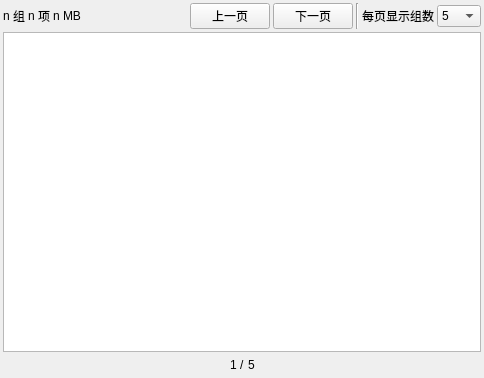
<?xml version="1.0" encoding="UTF-8"?>
<ui version="4.0">
 <class>Form</class>
 <widget class="QWidget" name="Form">
  <property name="geometry">
   <rect>
    <x>0</x>
    <y>0</y>
    <width>484</width>
    <height>378</height>
   </rect>
  </property>
  <property name="windowTitle">
   <string>Form</string>
  </property>
  <layout class="QVBoxLayout" name="verticalLayout" stretch="0,1,0">
   <property name="spacing">
    <number>3</number>
   </property>
   <property name="leftMargin">
    <number>3</number>
   </property>
   <property name="topMargin">
    <number>3</number>
   </property>
   <property name="rightMargin">
    <number>3</number>
   </property>
   <property name="bottomMargin">
    <number>3</number>
   </property>
   <item>
    <layout class="QHBoxLayout" name="horizontalLayout">
     <property name="spacing">
      <number>3</number>
     </property>
     <item>
      <widget class="QLabel" name="label_group_count">
       <property name="text">
        <string>n</string>
       </property>
      </widget>
     </item>
     <item>
      <widget class="QLabel" name="label_4">
       <property name="text">
        <string>组</string>
       </property>
      </widget>
     </item>
     <item>
      <widget class="QLabel" name="label_comic_count">
       <property name="text">
        <string>n</string>
       </property>
      </widget>
     </item>
     <item>
      <widget class="QLabel" name="label_6">
       <property name="text">
        <string>项</string>
       </property>
      </widget>
     </item>
     <item>
      <widget class="QLabel" name="label_size_count">
       <property name="text">
        <string>n</string>
       </property>
      </widget>
     </item>
     <item>
      <widget class="QLabel" name="label_8">
       <property name="text">
        <string>MB</string>
       </property>
      </widget>
     </item>
     <item>
      <spacer name="horizontalSpacer_3">
       <property name="orientation">
        <enum>Qt::Orientation::Horizontal</enum>
       </property>
       <property name="sizeHint" stdset="0">
        <size>
         <width>40</width>
         <height>20</height>
        </size>
       </property>
      </spacer>
     </item>
     <item>
      <widget class="QPushButton" name="pushButton_previous_page">
       <property name="text">
        <string>上一页</string>
       </property>
      </widget>
     </item>
     <item>
      <widget class="QPushButton" name="pushButton_next_page">
       <property name="text">
        <string>下一页</string>
       </property>
      </widget>
     </item>
     <item>
      <widget class="Line" name="line">
       <property name="orientation">
        <enum>Qt::Orientation::Vertical</enum>
       </property>
      </widget>
     </item>
     <item>
      <widget class="QLabel" name="label">
       <property name="text">
        <string>每页显示组数</string>
       </property>
      </widget>
     </item>
     <item>
      <widget class="QComboBox" name="comboBox_show_group_count">
       <item>
        <property name="text">
         <string>5</string>
        </property>
       </item>
       <item>
        <property name="text">
         <string>10</string>
        </property>
       </item>
       <item>
        <property name="text">
         <string>15</string>
        </property>
       </item>
       <item>
        <property name="text">
         <string>20</string>
        </property>
       </item>
       <item>
        <property name="text">
         <string>30</string>
        </property>
       </item>
       <item>
        <property name="text">
         <string>50</string>
        </property>
       </item>
      </widget>
     </item>
    </layout>
   </item>
   <item>
    <widget class="QListWidget" name="listWidget_group"/>
   </item>
   <item>
    <layout class="QHBoxLayout" name="horizontalLayout_2">
     <item>
      <spacer name="horizontalSpacer">
       <property name="orientation">
        <enum>Qt::Orientation::Horizontal</enum>
       </property>
       <property name="sizeHint" stdset="0">
        <size>
         <width>40</width>
         <height>20</height>
        </size>
       </property>
      </spacer>
     </item>
     <item>
      <widget class="QLabel" name="label_current_page">
       <property name="text">
        <string>1</string>
       </property>
      </widget>
     </item>
     <item>
      <widget class="QLabel" name="label_2">
       <property name="text">
        <string>/</string>
       </property>
      </widget>
     </item>
     <item>
      <widget class="QLabel" name="label_total_page">
       <property name="text">
        <string>5</string>
       </property>
      </widget>
     </item>
     <item>
      <spacer name="horizontalSpacer_2">
       <property name="orientation">
        <enum>Qt::Orientation::Horizontal</enum>
       </property>
       <property name="sizeHint" stdset="0">
        <size>
         <width>40</width>
         <height>20</height>
        </size>
       </property>
      </spacer>
     </item>
    </layout>
   </item>
  </layout>
 </widget>
 <resources/>
 <connections/>
</ui>
